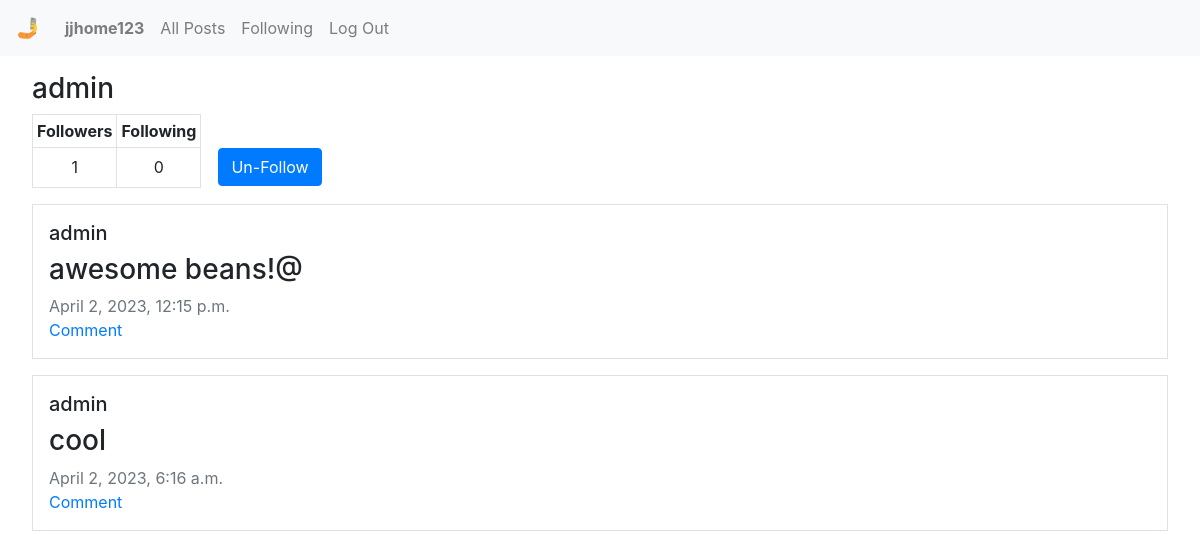
The page /profile/admin (signed in) on the database its author committed.
### network/models.py (models this page shows, shortened)
class User(AbstractUser):
    pass

class Post(models.Model):
    poster = models.ForeignKey(User, on_delete=models.CASCADE, null=True, default=None)
    post = models.CharField(max_length=2000)
    datetime = models.DateTimeField(auto_now=True)

### network/views.py (the view, shortened to what this page needs)
# urls.py: path("profile/<str:user>", views.profile, name="profile"),
@csrf_exempt
def profile(request, user):
    profile_user = User.objects.get(username=user)
    posts = Post.objects.filter(poster=profile_user).order_by('datetime')
    followers = Follow.objects.filter(following_user=profile_user).count()
    following = Follow.objects.filter(user=profile_user).count()
    try:
        Follow.objects.get(user=request.user, following_user=User.objects.get(username=user))
        f_status = True
    except:
        f_status = False
    return render(request, "network/profile.html",{
        "posts": posts,
        "user": profile_user.username,
        "followers": followers,
        "following": following,
        "f_status": f_status
    })

### network/templates/network/profile.html (shortened to what this page needs)
{% extends "network/layout.html" %}
{% block body %}
    <h3 class="ml-3">{% if user == request.user.username %}Your Profile{% else %}{{ user }}{% endif %}</h3>
    <table class="ml-3">
        <thead>
            <tr>
                <th class="border p-1">Followers</th>
                <th class="border p-1">Following</th>
            </tr>
        </thead>
        <tbody>
            <tr>
                <td id="follower-num" class="border text-center">{{ followers }}</td>
                <td id="following-num" class="border text-center">{{ following }}</td>
                <td>
                    {% if request.user.username != user and request.user.is_authenticated %}
                    <button class="ml-3 btn btn-primary" id="follow">
                    {% if not f_status %}
                    Follow
                    {% else %}
                    Un-Follow
                    {% endif %}
                    </button>
                    {% endif %}
                </td>
            </tr>
        </tbody>
    </table>
    <div class="posts">
        {% for post in posts reversed %}
        <div class="border m-3 p-3">
            <h5>{{ post.poster }}</h5>
            <div id="post_body{{ post.pk }}"><h3>{{ post.post }}</h3></div>
            <div class="text-muted">{{ post.datetime }}</div>
            <a href="#">Comment</a>
        </div>
        {% empty %}
        <div class="m-3 p-3"><h5>No posts to display.</h5></div>
        {% endfor %}
    </div>
{% endblock %}

### network/templates/network/layout.html (shortened to what this page needs)
{% load static %}
<!DOCTYPE html>
<html lang="en">
    <head>
        <link rel="stylesheet" href="https://stackpath.bootstrapcdn.com/bootstrap/4.4.1/css/bootstrap.min.css">
        <link href="{% static 'network/styles.css' %}" rel="stylesheet">
    </head>
    <body>
        <nav class="navbar navbar-expand-lg navbar-light bg-light">
            <a class="navbar-brand" href="{% url 'index' %}">🤳</a>
            <div>
              <ul class="navbar-nav mr-auto">
                {% if request.user.is_authenticated %}
                    <li class="nav-item">
                        <a class="nav-link" href="{% url 'profile' request.user.username %}"><strong>{{ request.user.username }}</strong></a>
                    </li>
                {% endif %}
                <li class="nav-item">
                  <a class="nav-link" href="{% url 'index' %}">All Posts</a>
                </li>
                {% if request.user.is_authenticated %}
                    <li class="nav-item">
                        <a class="nav-link" href="#">Following</a>
                    </li>
                    <li class="nav-item">
                        <a class="nav-link" href="{% url 'logout' %}">Log Out</a>
                    </li>
                {% endif %}
              </ul>
            </div>
          </nav>
        <div class="body m-3">
            {% block body %}
            {% endblock %}
        </div>
    </body>
</html>

### rows shown on the page
User: user.username "jjhome123"
User: username "admin"
Post: poster "admin", post "awesome beans!@", datetime "April 2, 2023, 12:15 p.m."
Post: poster "admin", post "cool", datetime "April 2, 2023, 6:16 a.m."

### other values the page prints
{{ followers }} "1"
{{ following }} "0"
